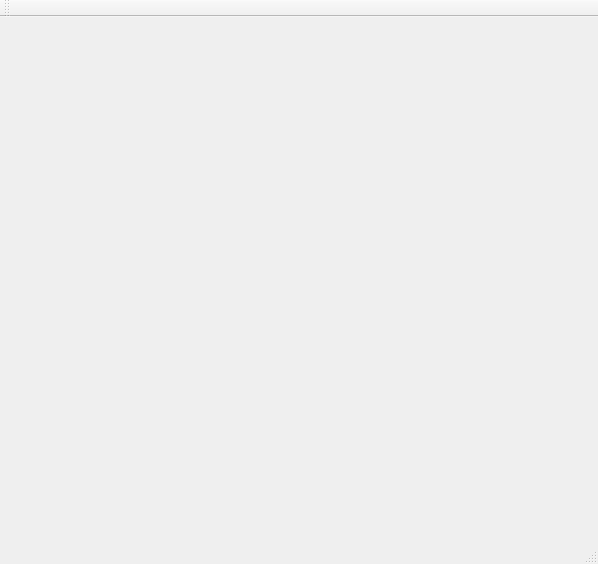
<?xml version="1.0" encoding="UTF-8"?>
<ui version="4.0">
 <class>MainWindow</class>
 <widget class="QMainWindow" name="MainWindow">
  <property name="geometry">
   <rect>
    <x>0</x>
    <y>0</y>
    <width>598</width>
    <height>564</height>
   </rect>
  </property>
  <property name="windowTitle">
   <string>MainWindow</string>
  </property>
  <widget class="QWidget" name="centralWidget">
   <layout class="QVBoxLayout" name="verticalLayout">
    <item>
     <widget class="QtExtTabWidget" name="tabWidget">
      <property name="styleSheet">
       <string notr="true">background-color:transparent;</string>
      </property>
      <property name="currentIndex">
       <number>-1</number>
      </property>
      <property name="elideMode">
       <enum>Qt::ElideRight</enum>
      </property>
      <property name="usesScrollButtons">
       <bool>true</bool>
      </property>
      <property name="documentMode">
       <bool>true</bool>
      </property>
      <property name="movable">
       <bool>false</bool>
      </property>
      <property name="tabBarAutoHide">
       <bool>false</bool>
      </property>
     </widget>
    </item>
   </layout>
  </widget>
  <widget class="QMenuBar" name="menuBar">
   <property name="geometry">
    <rect>
     <x>0</x>
     <y>0</y>
     <width>598</width>
     <height>26</height>
    </rect>
   </property>
  </widget>
  <widget class="QToolBar" name="mainToolBar">
   <attribute name="toolBarArea">
    <enum>TopToolBarArea</enum>
   </attribute>
   <attribute name="toolBarBreak">
    <bool>false</bool>
   </attribute>
  </widget>
  <widget class="QStatusBar" name="statusBar"/>
 </widget>
 <layoutdefault spacing="6" margin="11"/>
 <customwidgets>
  <customwidget>
   <class>QtExtTabWidget</class>
   <extends>QTabWidget</extends>
   <header>qt_ext_table_widget.h</header>
   <container>1</container>
  </customwidget>
 </customwidgets>
 <resources/>
 <connections/>
</ui>
